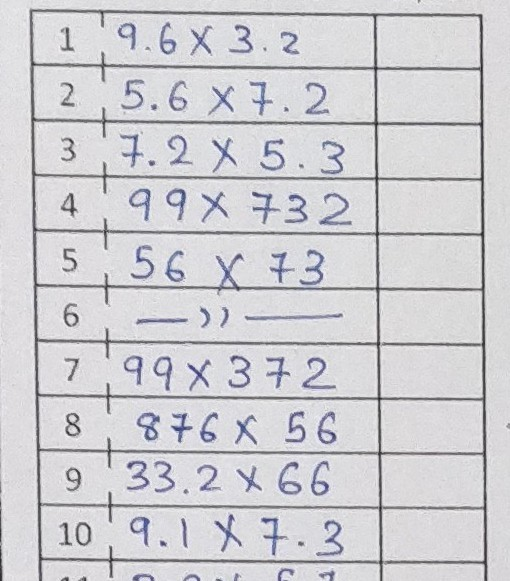
#> input picture images/41.jpg, 510 x 581 px
$ python cvs_recognition_second.py --image ../images/41.jpg
#> lines starting #> are read from the running program, lines starting #| are printed output that depends on the picture; after the words box and inside, x2 and y2 are one past the last pixel; in counts of white or black regions, pixels touching at a corner belong together
from PIL import Image
import PIL.ImageOps
import pytesseract
import argparse
import cv2
import os
import numpy as np

ap = argparse.ArgumentParser()
ap.add_argument("-i", "--image", required=True,
                help="path to input image to be OCR'd")
ap.add_argument("-p", "--preprocess", type=str, default="thresh",
                help="type of preprocessing to be done")
args = vars(ap.parse_args())

# load the example image and convert it to grayscale
# print(args["image"])

filename = args["image"]
im_orig = cv2.imread(filename)
#> im_orig is the input picture: shape (581, 510, 3); mean B, G, R 210.5, 206.4, 206.9
im_orig = cv2.cvtColor(im_orig, cv2.COLOR_BGR2GRAY)
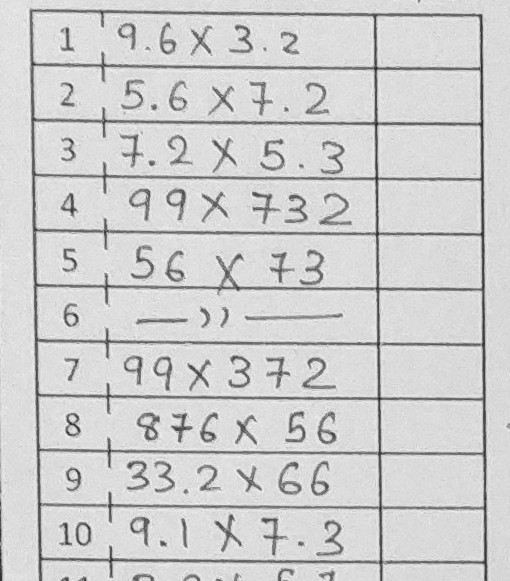
#> im_orig: shape (581, 510); min 28, max 253, mean 207
cv2.imshow("Image", im_orig)
# im_orig = cv2.imread(filename,1)

im = Image.open(filename)
R, G, B = im.convert('RGB').split()
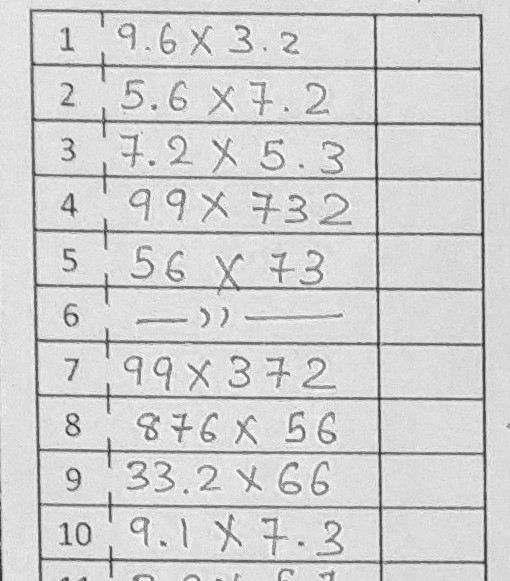
#> B: PIL image 510x581 L; min 30, max 255, mean 210.5
r = R.load()
g = G.load()
b = B.load()
w, h = im.size
#> w = 510; h = 581

# Convert non-black pixels to white
for i in range(w):
    for j in range(h):
        # if(r[i, j] >= 100 or g[i, j] >= 100 or b[i, j] >= 100):
        #     r[i, j] = 255 # Just change R channel
        if(r[i, j] + g[i, j] + b[i, j] >= 475):
            r[i, j] = 255 # Just change R channel
        else:
            r[i, j] = 0

# Merge just the R channel as all channels
im = Image.merge('RGB', (R, R, R))
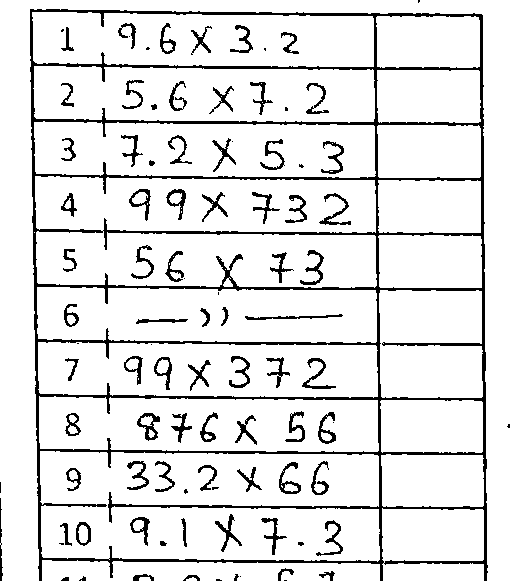
#> im: PIL image 510x581 RGB; 89.7% white; 97 black regions (22 under 20 px), largest, box (x1, y1, x2, y2) and area: (30, 9, 488, 581) 18781, (319, 193, 351, 225) 257, (137, 413, 160, 441) 252

im.save("new.png")


image = cv2.imread("new.png")

gray = cv2.cvtColor(image, cv2.COLOR_BGR2GRAY)

# gray = cv2.adaptiveThreshold(gray,255,cv2.ADAPTIVE_THRESH_GAUSSIAN_C,
#             cv2.THRESH_BINARY,11,2)

file2 = "{}.png".format(os.getpid())
cv2.imwrite(file2, gray)


config = ('--tessdata-dir "./" -l eng --oem 1 psm 3')
#> (the run stopped early here; a loop or call above may not have finished)
